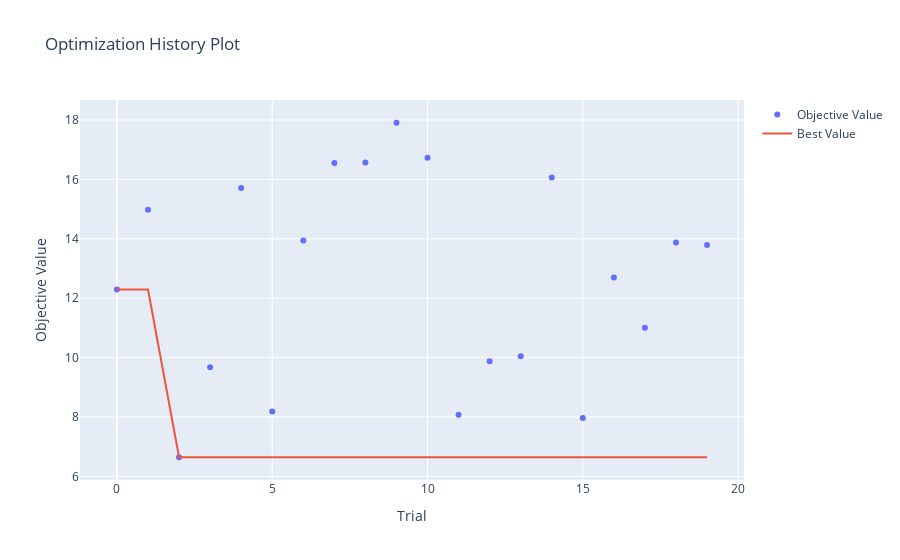

This figure's notebook cell:
### Code cell
plot_optimization_history(study)

### Figure 1 — Plotly figure (JSON) as saved in the notebook; plotly's stock layout.template omitted (floating-point values rounded to 4 significant figures)
{"data": [{"mode": "markers", "name": "Objective Value", "type": "scatter", "x": [0, 1, 2, 3, 4, 5, 6, 7, 8, 9, 10, 11, 12, 13, 14, 15, 16, 17, 18, 19], "y": [12.29, 14.98, 6.645, 9.677, 15.71, 8.181, 13.94, 16.55, 16.57, 17.91, 16.73, 8.074, 9.877, 10.05, 16.07, 7.964, 12.7, 11.0, 13.87, 13.79]}, {"name": "Best Value", "type": "scatter", "x": [0, 1, 2, 3, 4, 5, 6, 7, 8, 9, 10, 11, 12, 13, 14, 15, 16, 17, 18, 19], "y": [12.29, 12.29, 6.645, 6.645, 6.645, 6.645, 6.645, 6.645, 6.645, 6.645, 6.645, 6.645, 6.645, 6.645, 6.645, 6.645, 6.645, 6.645, 6.645, 6.645]}], "layout": {"title": {"text": "Optimization History Plot"}, "xaxis": {"title": {"text": "Trial"}}, "yaxis": {"title": {"text": "Objective Value"}}}}
